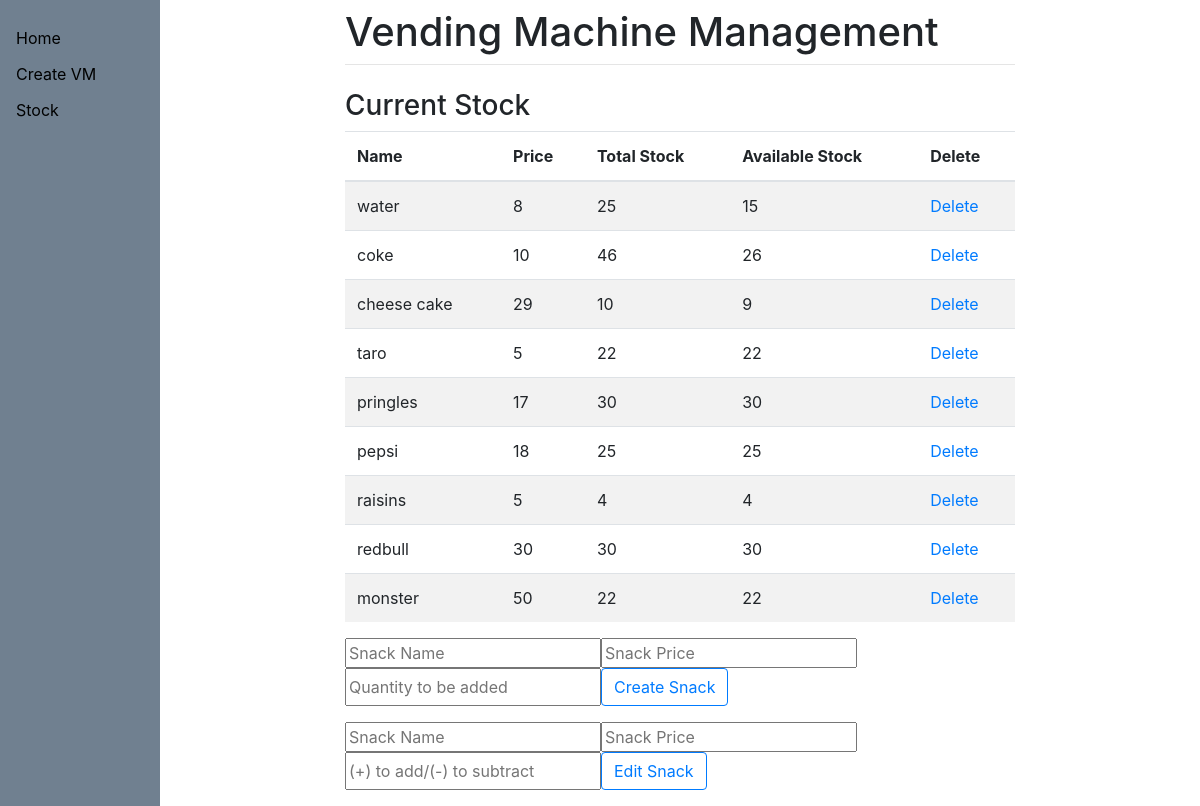
/create_snack/, run on an earlier commit of the app's database.
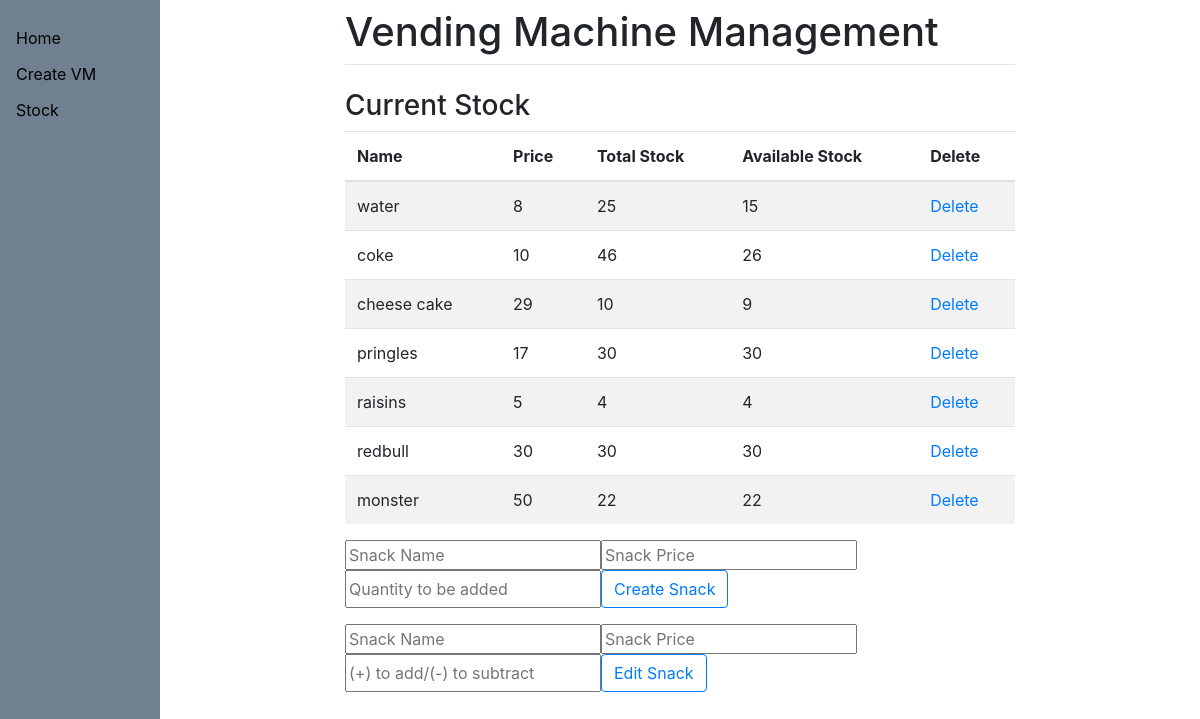
And on a later commit of the database.
### vending/models.py (models this page shows, shortened)
class Snacks(models.Model):
    name = models.CharField(max_length=200)
    price = models.IntegerField()
    totalQuantity = models.IntegerField()
    availableQuantity = models.IntegerField(default=0)

### vending/views.py (the view, shortened to what this page needs)
# urls.py: path("create_snack/", views.create_snack, name="createSnack"),
def create_snack(response):
    return stock(response)

### vending/views.py (called while the page is built)
def stock(response):
    if response.method == "GET":
        stock = Snacks.objects.all()
        return render(response, "vending/stock.html", {"snacks": stock})
    return render(response, "vending/stock.html", {"snacks": snacks})

### vending/templates/vending/stock.html (shortened to what this page needs)
{% extends 'vending/base.html' %}
{% block content %}
<h3>Current Stock</h3>
<table class="table table-striped">
    <thead>
    <tr>
        <th scope="col">Name</th>
        <th scope="col">Price</th>
        <th scope="col">Total Stock</th>
        <th scope="col">Available Stock</th>
        <th scope="col">Delete</th>
    </tr>
    </thead>
    <tbody>
    {% for snack in snacks %}
    <tr>
        <td>{{ snack.name }}</td>
        <td>{{ snack.price }}</td>
        <td>{{ snack.totalQuantity }}</td>
        <td>{{ snack.availableQuantity }}</td>
        <td><a href="/deleteStock/{{ snack.id }}">Delete</a></td>
    </tr>
    {% endfor %}
    </tbody>
</table>
<div class="createSnack">
    <form method="post" , action="/create_snack/" class="form-group">
        <div class="input-group mb-3">
            <input type="text" name="snackName" placeholder="Snack Name">
            <input type="text" name="snackPrice" placeholder="Snack Price">
            <input type="number" name="snackQty" placeholder="Quantity to be added">
            <button type="submit" name="createSnack" value="createSnack" class="btn btn-outline-primary">Create Snack
            </button>
        </div>
    </form>
</div>
<div class="editSnack">
    <form method="post" , action="/edit_stock/" class="form-group">
        <div class="input-group mb-3">
            <input type="text" name="snackName" placeholder="Snack Name">
            <input type="text" name="snackPrice" placeholder="Snack Price">
            <input type="number" name="editStock" placeholder="(+) to add/(-) to subtract">
            <button type="submit" name="editSnack" value="editSnack" class="btn btn-outline-primary">Edit Snack
            </button>
        </div>
    </form>
</div>
{% endblock %}

What changed in the data, as far as the page shows it:
removed Snacks: name "taro", price "5", totalQuantity "22", availableQuantity "22"
removed Snacks: name "pepsi", price "18", totalQuantity "25", availableQuantity "25"
